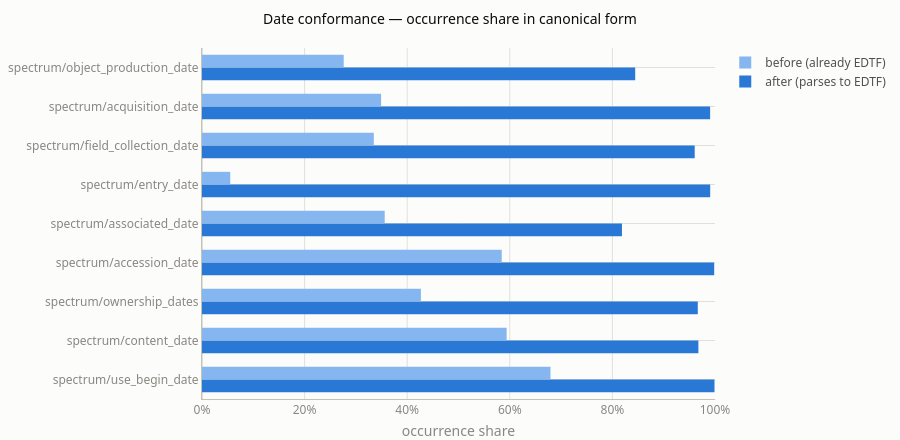

The notebook cell saved with this chart:
### Code cell
def head_share(frame: pl.DataFrame, col: str, k: int = 20) -> float:
    by_pat = frame.group_by(col).agg(pl.col("count").sum()).sort("count", descending=True)
    return by_pat.head(k)["count"].sum() / by_pat["count"].sum()

pat = date_occ.with_columns(
    pattern_before=pl.col("merged_pattern").fill_null("∅"),
    pattern_after=pl.when(pl.col("parses")).then(pl.lit("EDTF"))
                    .otherwise(pl.col("merged_pattern").fill_null("∅")),
)
CONSISTENCY_BEFORE = head_share(pat, "pattern_before")
CONSISTENCY_AFTER = head_share(pat, "pattern_after")
print(f"head-20 pattern share: {CONSISTENCY_BEFORE:.1%} → {CONSISTENCY_AFTER:.1%}")

d = date_by_field.filter(pl.col("occurrences") > 10_000).sort("occurrences")
fig = go.Figure()
# "after" first, so "before" leads each drawn pair
fig.add_bar(y=d["field_type"].to_list(), x=d["after"].to_list(), orientation="h",
            name="after (parses to EDTF)", marker=dict(color=AFTER),
            hovertemplate="%{y}<br>after %{x:.1%}<extra></extra>")
fig.add_bar(y=d["field_type"].to_list(), x=d["before"].to_list(), orientation="h",
            name="before (already EDTF)", marker=dict(color=BEFORE),
            hovertemplate="%{y}<br>before %{x:.1%}<extra></extra>")
fig.update_layout(barmode="group")
fig.update_xaxes(tickformat=".0%", range=[0, 1],
                 title_text="occurrence share", title_font=dict(color=MUTED))
style(fig, "Date conformance — occurrence share in canonical form", height=440)
fig.update_layout(legend_traceorder="reversed")
fig.show()

### Figure 1 — Plotly figure (JSON) as saved in the notebook; plotly's stock layout.template omitted (floating-point values rounded to 4 significant figures)
{"data": [{"hovertemplate": "%{y}<br>after %{x:.1%}<extra></extra>", "marker": {"color": "#2a78d6"}, "name": "after (parses to EDTF)", "orientation": "h", "type": "bar", "x": [0.999, 0.9676, 0.9665, 0.9984, 0.8186, 0.9906, 0.9604, 0.9905, 0.8444], "y": ["spectrum/use_begin_date", "spectrum/content_date", "spectrum/ownership_dates", "spectrum/accession_date", "spectrum/associated_date", "spectrum/entry_date", "spectrum/field_collection_date", "spectrum/acquisition_date", "spectrum/object_production_date"]}, {"hovertemplate": "%{y}<br>before %{x:.1%}<extra></extra>", "marker": {"color": "#86b6ef"}, "name": "before (already EDTF)", "orientation": "h", "type": "bar", "x": [0.6793, 0.5938, 0.4267, 0.5842, 0.3561, 0.05506, 0.3349, 0.3491, 0.2762], "y": ["spectrum/use_begin_date", "spectrum/content_date", "spectrum/ownership_dates", "spectrum/accession_date", "spectrum/associated_date", "spectrum/entry_date", "spectrum/field_collection_date", "spectrum/acquisition_date", "spectrum/object_production_date"]}], "layout": {"bargap": 0.35, "barmode": "group", "font": {"color": "#52514e", "family": "system-ui, \"Segoe UI\", sans-serif", "size": 12}, "height": 440, "legend": {"borderwidth": 0, "traceorder": "reversed"}, "margin": {"b": 8, "l": 8, "r": 8, "t": 48}, "paper_bgcolor": "#fcfcfb", "plot_bgcolor": "#fcfcfb", "title": {"font": {"color": "#0b0b0b", "size": 14}, "text": "Date conformance — occurrence share in canonical form"}, "xaxis": {"automargin": true, "gridcolor": "#e1e0d9", "linecolor": "#c3c2b7", "range": [0, 1], "tickfont": {"color": "#898781"}, "tickformat": ".0%", "ticks": "", "title": {"font": {"color": "#898781"}, "text": "occurrence share"}, "zerolinecolor": "#c3c2b7"}, "yaxis": {"automargin": true, "gridcolor": "#e1e0d9", "linecolor": "#c3c2b7", "tickfont": {"color": "#898781"}, "ticks": "", "zerolinecolor": "#c3c2b7"}}}
